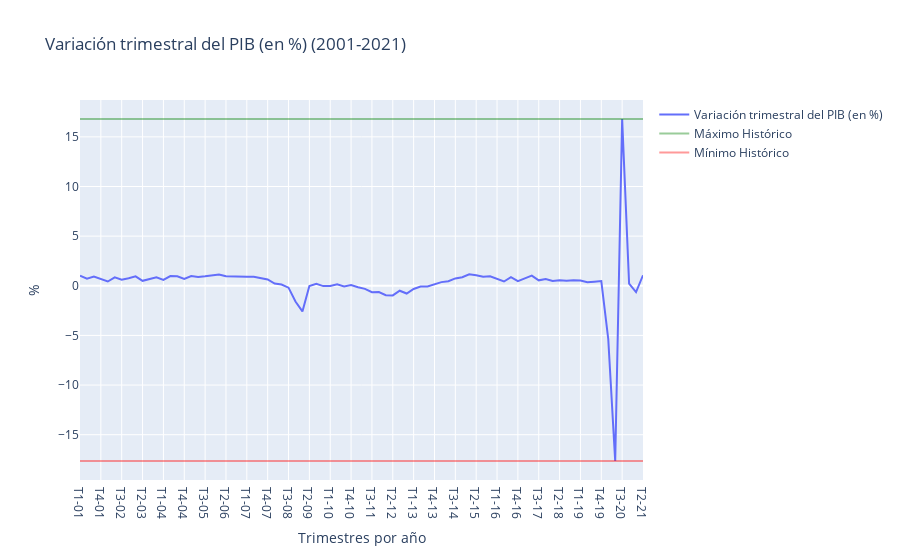

Notebook code cell kept with this figure:
### Code cell
trace = go.Scatter(x = df['x'],
                  y = df['Variación trimestral (en %)'],
                  name = 'Variación trimestral del PIB (en %)',
                  mode= 'lines')

trace_h1 = go.Scatter(x = df['x'],
                  y = maximo,
                  name = 'Máximo Histórico',
                  mode= 'lines',
                  opacity = 0.4,
                  marker=dict(
                          color='green',
                          size=10,
                          ))

trace_h2 = go.Scatter(x = df['x'],
                  y = minimo,
                  name = 'Mínimo Histórico',
                  mode= 'lines',
                  opacity = 0.4,
                  marker=dict(
                          color='red',
                          size=10,
                          ))

data = [trace, trace_h1, trace_h2]

layout = dict(title = 'Variación trimestral del PIB (en %) (2001-2021)',
             xaxis= dict(title= 'Trimestres por año',ticklen= 5),
             yaxis= dict(title= '%',ticklen= 5)
           )

fig = go.Figure(data = data, layout=layout)

iplot(fig)

fig.write_html(os.path.join(os.path.dirname(os.path.dirname(os.path.abspath('file'))), 'data', 'pib.html'))

### Figure 1 — Plotly figure (JSON) as saved in the notebook; plotly's stock layout.template omitted (floating-point values rounded to 4 significant figures)
{"data": [{"mode": "lines", "name": "Variación trimestral del PIB (en %)", "type": "scatter", "x": ["T1-01", "T2-01", "T3-01", "T4-01", "T1-02", "T2-02", "T3-02", "T4-02", "T1-03", "T2-03", "T3-03", "T4-03", "T1-04", "T2-04", "T3-04", "T4-04", "T1-05", "T2-05", "T3-05", "T4-05", "T1-06", "T2-06", "T3-06", "T4-06", "T1-07", "T2-07", "T3-07", "T4-07", "T1-08", "T2-08", "T3-08", "T4-08", "T1-09", "T2-09", "T3-09", "T4-09", "T1-10", "T2-10", "T3-10", "T4-10", "T1-11", "T2-11", "T3-11", "T4-11", "T1-12", "T2-12", "T3-12", "T4-12", "T1-13", "T2-13", "T3-13", "T4-13", "T1-14", "T2-14", "T3-14", "T4-14", "T1-15", "T2-15", "T3-15", "T4-15", "T1-16", "T2-16", "T3-16", "T4-16", "T1-17", "T2-17", "T3-17", "T4-17", "T1-18", "T2-18", "T3-18", "T4-18", "T1-19", "T2-19", "T3-19", "T4-19", "T1-20", "T2-20", "T3-20", "T4-20", "T1-21", "T2-21"], "y": [1.02, 0.72, 0.94, 0.71, 0.43, 0.85, 0.62, 0.76, 0.95, 0.5, 0.66, 0.86, 0.6, 0.98, 0.95, 0.68, 0.98, 0.89, 0.96, 1.02, 1.14, 0.97, 0.93, 0.96, 0.91, 0.9, 0.78, 0.64, 0.22, 0.12, -0.19, -1.59, -2.58, -0.03, 0.2, -0.03, -0.03, 0.14, -0.06, 0.07, -0.15, -0.31, -0.65, -0.63, -0.95, -0.97, -0.5, -0.78, -0.32, -0.08, -0.07, 0.17, 0.37, 0.46, 0.74, 0.86, 1.15, 1.07, 0.91, 0.96, 0.68, 0.43, 0.87, 0.47, 0.75, 1.02, 0.55, 0.68, 0.49, 0.55, 0.5, 0.56, 0.53, 0.36, 0.41, 0.47, -5.36, -17.65, 16.8, 0.22, -0.63, 1.06]}, {"marker": {"color": "green", "size": 10}, "mode": "lines", "name": "Máximo Histórico", "opacity": 0.4, "type": "scatter", "x": ["T1-01", "T2-01", "T3-01", "T4-01", "T1-02", "T2-02", "T3-02", "T4-02", "T1-03", "T2-03", "T3-03", "T4-03", "T1-04", "T2-04", "T3-04", "T4-04", "T1-05", "T2-05", "T3-05", "T4-05", "T1-06", "T2-06", "T3-06", "T4-06", "T1-07", "T2-07", "T3-07", "T4-07", "T1-08", "T2-08", "T3-08", "T4-08", "T1-09", "T2-09", "T3-09", "T4-09", "T1-10", "T2-10", "T3-10", "T4-10", "T1-11", "T2-11", "T3-11", "T4-11", "T1-12", "T2-12", "T3-12", "T4-12", "T1-13", "T2-13", "T3-13", "T4-13", "T1-14", "T2-14", "T3-14", "T4-14", "T1-15", "T2-15", "T3-15", "T4-15", "T1-16", "T2-16", "T3-16", "T4-16", "T1-17", "T2-17", "T3-17", "T4-17", "T1-18", "T2-18", "T3-18", "T4-18", "T1-19", "T2-19", "T3-19", "T4-19", "T1-20", "T2-20", "T3-20", "T4-20", "T1-21", "T2-21"], "y": [16.8, 16.8, 16.8, 16.8, 16.8, 16.8, 16.8, 16.8, 16.8, 16.8, 16.8, 16.8, 16.8, 16.8, 16.8, 16.8, 16.8, 16.8, 16.8, 16.8, 16.8, 16.8, 16.8, 16.8, 16.8, 16.8, 16.8, 16.8, 16.8, 16.8, 16.8, 16.8, 16.8, 16.8, 16.8, 16.8, 16.8, 16.8, 16.8, 16.8, 16.8, 16.8, 16.8, 16.8, 16.8, 16.8, 16.8, 16.8, 16.8, 16.8, 16.8, 16.8, 16.8, 16.8, 16.8, 16.8, 16.8, 16.8, 16.8, 16.8, 16.8, 16.8, 16.8, 16.8, 16.8, 16.8, 16.8, 16.8, 16.8, 16.8, 16.8, 16.8, 16.8, 16.8, 16.8, 16.8, 16.8, 16.8, 16.8, 16.8, 16.8, 16.8]}, {"marker": {"color": "red", "size": 10}, "mode": "lines", "name": "Mínimo Histórico", "opacity": 0.4, "type": "scatter", "x": ["T1-01", "T2-01", "T3-01", "T4-01", "T1-02", "T2-02", "T3-02", "T4-02", "T1-03", "T2-03", "T3-03", "T4-03", "T1-04", "T2-04", "T3-04", "T4-04", "T1-05", "T2-05", "T3-05", "T4-05", "T1-06", "T2-06", "T3-06", "T4-06", "T1-07", "T2-07", "T3-07", "T4-07", "T1-08", "T2-08", "T3-08", "T4-08", "T1-09", "T2-09", "T3-09", "T4-09", "T1-10", "T2-10", "T3-10", "T4-10", "T1-11", "T2-11", "T3-11", "T4-11", "T1-12", "T2-12", "T3-12", "T4-12", "T1-13", "T2-13", "T3-13", "T4-13", "T1-14", "T2-14", "T3-14", "T4-14", "T1-15", "T2-15", "T3-15", "T4-15", "T1-16", "T2-16", "T3-16", "T4-16", "T1-17", "T2-17", "T3-17", "T4-17", "T1-18", "T2-18", "T3-18", "T4-18", "T1-19", "T2-19", "T3-19", "T4-19", "T1-20", "T2-20", "T3-20", "T4-20", "T1-21", "T2-21"], "y": [-17.65, -17.65, -17.65, -17.65, -17.65, -17.65, -17.65, -17.65, -17.65, -17.65, -17.65, -17.65, -17.65, -17.65, -17.65, -17.65, -17.65, -17.65, -17.65, -17.65, -17.65, -17.65, -17.65, -17.65, -17.65, -17.65, -17.65, -17.65, -17.65, -17.65, -17.65, -17.65, -17.65, -17.65, -17.65, -17.65, -17.65, -17.65, -17.65, -17.65, -17.65, -17.65, -17.65, -17.65, -17.65, -17.65, -17.65, -17.65, -17.65, -17.65, -17.65, -17.65, -17.65, -17.65, -17.65, -17.65, -17.65, -17.65, -17.65, -17.65, -17.65, -17.65, -17.65, -17.65, -17.65, -17.65, -17.65, -17.65, -17.65, -17.65, -17.65, -17.65, -17.65, -17.65, -17.65, -17.65, -17.65, -17.65, -17.65, -17.65, -17.65, -17.65]}], "layout": {"title": {"text": "Variación trimestral del PIB (en %) (2001-2021)"}, "xaxis": {"ticklen": 5, "title": {"text": "Trimestres por año"}}, "yaxis": {"ticklen": 5, "title": {"text": "%"}}}}
